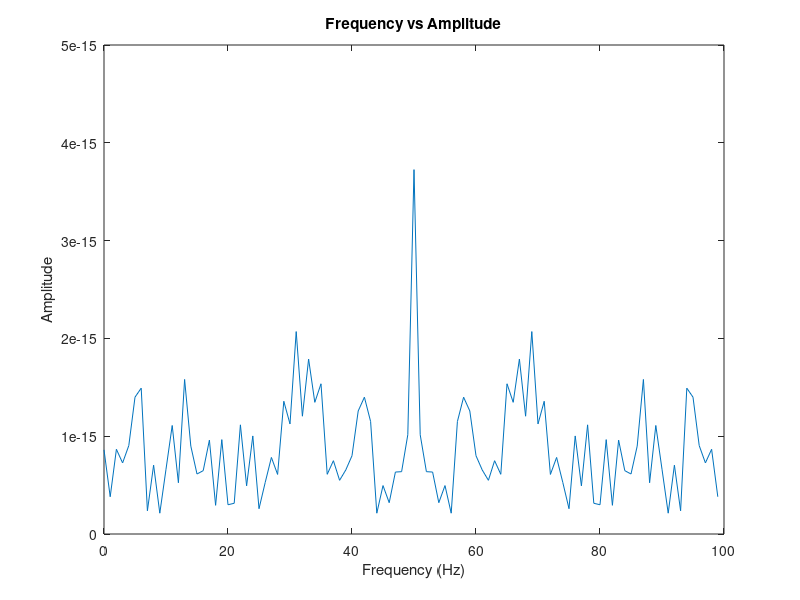

MATLAB code for this plot: (Note: this script raises an error after producing the figure.)
Fs = 100;
t = 0: 1/Fs: 1-1/Fs;
x = sin(2*pi*50*t);
N = length(x);
X = fft(x);
f = (0: N-1)* (Fs/N);
amplitude = abs(X)/N;
disp(amplitude);
figure;
plot(f, amplitude);
xlabel('Frequency (Hz)');
ylabel('Amplitude');
title('Frequency vs Amplitude');
%xlim([0 Fs/2]);
frequencies
%grid on